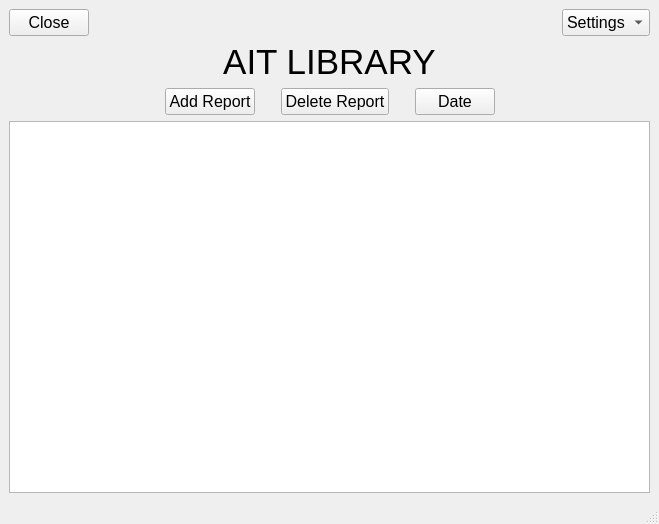
<?xml version="1.0" encoding="UTF-8"?>
<ui version="4.0">
 <class>MainWindow</class>
 <widget class="QMainWindow" name="MainWindow">
  <property name="geometry">
   <rect>
    <x>0</x>
    <y>0</y>
    <width>659</width>
    <height>524</height>
   </rect>
  </property>
  <property name="windowTitle">
   <string>MainWindow</string>
  </property>
  <widget class="QWidget" name="centralwidget">
   <layout class="QGridLayout" name="gridLayout">
    <item row="5" column="0" colspan="4">
     <widget class="QTableView" name="tableView"/>
    </item>
    <item row="3" column="0" colspan="4">
     <widget class="QLabel" name="label">
      <property name="sizePolicy">
       <sizepolicy hsizetype="Preferred" vsizetype="Preferred">
        <horstretch>0</horstretch>
        <verstretch>0</verstretch>
       </sizepolicy>
      </property>
      <property name="font">
       <font>
        <pointsize>26</pointsize>
       </font>
      </property>
      <property name="text">
       <string>&lt;html&gt;&lt;head/&gt;&lt;body&gt;&lt;p align=&quot;center&quot;&gt;AIT LIBRARY&lt;/p&gt;&lt;/body&gt;&lt;/html&gt;</string>
      </property>
     </widget>
    </item>
    <item row="4" column="0" colspan="4">
     <layout class="QHBoxLayout" name="horizontalLayout_2">
      <item>
       <spacer name="horizontalSpacer_2">
        <property name="orientation">
         <enum>Qt::Orientation::Horizontal</enum>
        </property>
        <property name="sizeHint" stdset="0">
         <size>
          <width>40</width>
          <height>20</height>
         </size>
        </property>
       </spacer>
      </item>
      <item>
       <widget class="QPushButton" name="addReport_btn">
        <property name="font">
         <font>
          <pointsize>12</pointsize>
         </font>
        </property>
        <property name="text">
         <string>Add Report</string>
        </property>
       </widget>
      </item>
      <item>
       <spacer name="horizontalSpacer_4">
        <property name="orientation">
         <enum>Qt::Orientation::Horizontal</enum>
        </property>
        <property name="sizeType">
         <enum>QSizePolicy::Policy::Fixed</enum>
        </property>
        <property name="sizeHint" stdset="0">
         <size>
          <width>20</width>
          <height>20</height>
         </size>
        </property>
       </spacer>
      </item>
      <item>
       <widget class="QPushButton" name="deleteReport">
        <property name="font">
         <font>
          <pointsize>12</pointsize>
         </font>
        </property>
        <property name="text">
         <string>Delete Report</string>
        </property>
       </widget>
      </item>
      <item>
       <spacer name="horizontalSpacer_5">
        <property name="orientation">
         <enum>Qt::Orientation::Horizontal</enum>
        </property>
        <property name="sizeType">
         <enum>QSizePolicy::Policy::Fixed</enum>
        </property>
        <property name="sizeHint" stdset="0">
         <size>
          <width>20</width>
          <height>20</height>
         </size>
        </property>
       </spacer>
      </item>
      <item>
       <widget class="QPushButton" name="dateButton">
        <property name="font">
         <font>
          <pointsize>12</pointsize>
         </font>
        </property>
        <property name="text">
         <string>Date</string>
        </property>
       </widget>
      </item>
      <item>
       <spacer name="horizontalSpacer_3">
        <property name="orientation">
         <enum>Qt::Orientation::Horizontal</enum>
        </property>
        <property name="sizeHint" stdset="0">
         <size>
          <width>40</width>
          <height>20</height>
         </size>
        </property>
       </spacer>
      </item>
     </layout>
    </item>
    <item row="0" column="0" colspan="4">
     <layout class="QHBoxLayout" name="horizontalLayout">
      <item>
       <widget class="QPushButton" name="closeButton">
        <property name="sizePolicy">
         <sizepolicy hsizetype="Fixed" vsizetype="Fixed">
          <horstretch>0</horstretch>
          <verstretch>0</verstretch>
         </sizepolicy>
        </property>
        <property name="font">
         <font>
          <pointsize>12</pointsize>
         </font>
        </property>
        <property name="text">
         <string>Close</string>
        </property>
       </widget>
      </item>
      <item>
       <spacer name="horizontalSpacer">
        <property name="orientation">
         <enum>Qt::Orientation::Horizontal</enum>
        </property>
        <property name="sizeType">
         <enum>QSizePolicy::Policy::Expanding</enum>
        </property>
        <property name="sizeHint" stdset="0">
         <size>
          <width>40</width>
          <height>20</height>
         </size>
        </property>
       </spacer>
      </item>
      <item>
       <widget class="QComboBox" name="comboBox">
        <property name="sizePolicy">
         <sizepolicy hsizetype="Fixed" vsizetype="Fixed">
          <horstretch>10</horstretch>
          <verstretch>10</verstretch>
         </sizepolicy>
        </property>
        <property name="font">
         <font>
          <pointsize>12</pointsize>
         </font>
        </property>
        <property name="cursor">
         <cursorShape>PointingHandCursor</cursorShape>
        </property>
        <item>
         <property name="text">
          <string>Settings</string>
         </property>
        </item>
        <item>
         <property name="text">
          <string>Books</string>
         </property>
        </item>
        <item>
         <property name="text">
          <string>Clients</string>
         </property>
        </item>
       </widget>
      </item>
     </layout>
    </item>
   </layout>
  </widget>
  <widget class="QMenuBar" name="menubar">
   <property name="geometry">
    <rect>
     <x>0</x>
     <y>0</y>
     <width>659</width>
     <height>24</height>
    </rect>
   </property>
  </widget>
  <widget class="QStatusBar" name="statusbar"/>
 </widget>
 <resources/>
 <connections/>
</ui>
